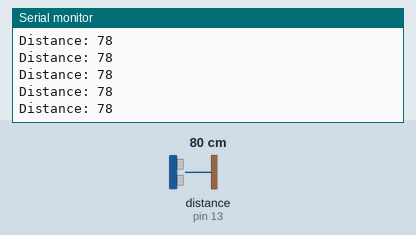
Bench run of a sketch on a simulated Arduino Uno, built with avr-gcc and run on an emulated ATmega328P. Shown: the last lines printed to the serial monitor. Wiring (inferred from the names in the program): ultrasonic range finder: trigger pin 12; echo pin 13. The inputs (shaded band) are chosen by the test bench; at power-on: distance to the obstacle (sensor on pin 13) 80 cm. The echo pulse lasts 58.3 µs per cm.

Above: at 1.2 s.
1.3 s: distance to the obstacle (sensor on pin 13) set to 2 cm
At 1.9 s:
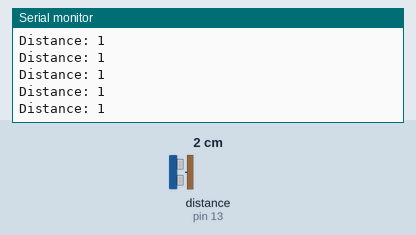
4.3 s: distance to the obstacle (sensor on pin 13) set to 120 cm
At 5.0 s:
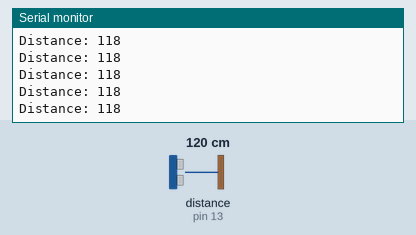
7.3 s: distance to the obstacle (sensor on pin 13) set to 4 cm
At 8.1 s:
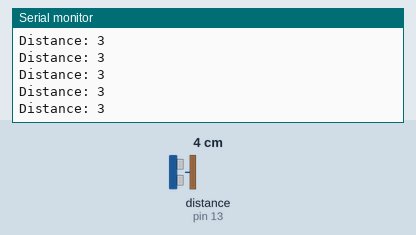
10.3 s: distance to the obstacle (sensor on pin 13) set to 18 cm
At 11.2 s:
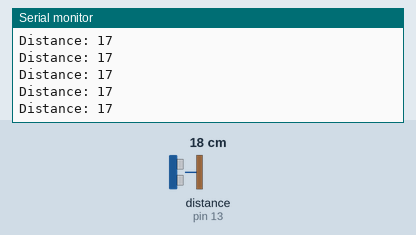
13.3 s: distance to the obstacle (sensor on pin 13) set to 9 cm
At 14.2 s:
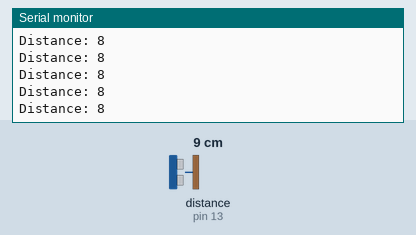
Timing chart, 0 to 16.3 s (numbered marks = the images above; inputs shaded):
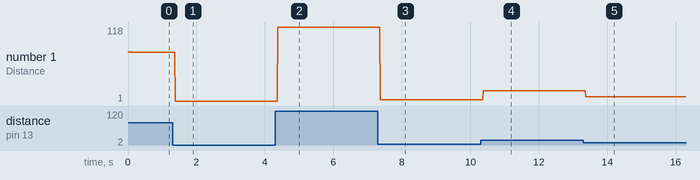

The sketch:

Utrasonic_sensor.ino
```cpp
int echoPin=13;
int trigPin=12;

long duration=0;
int distance=0;


void setup() {
  // put your setup code here, to run once:
  pinMode(trigPin,OUTPUT);
  pinMode(echoPin,INPUT);
  Serial.begin(9600);
}

void loop() {
  // put your main code here, to run repeatedly:
  digitalWrite(trigPin,HIGH);
  delayMicroseconds(500);
  digitalWrite(trigPin,LOW);

  duration=pulseIn(echoPin,HIGH);
  distance=duration*0.017;
  Serial.print("Distance: " );
  Serial.println(distance);
  //Serial.print("cm");

}
```

Measured:
- after the input at 1.3 s, the serial monitor: prints a new line after 0.07 s (image 1)
- after the input at 4.3 s, the serial monitor: prints a new line after 0.08 s (image 2)
- after the input at 7.3 s, the serial monitor: prints a new line after 0.07 s (image 3)
- after the input at 10.3 s, the serial monitor: prints a new line after 0.07 s (image 4)
- after the input at 13.3 s, the serial monitor: prints a new line after 0.07 s (image 5)
- plotted number 1: 78 → 1 after the input at 1.3 s, 1 → 118 after the input at 4.3 s, 118 → 3 after the input at 7.3 s, 3 → 17 after the input at 10.3 s, 17 → 8 after the input at 13.3 s
